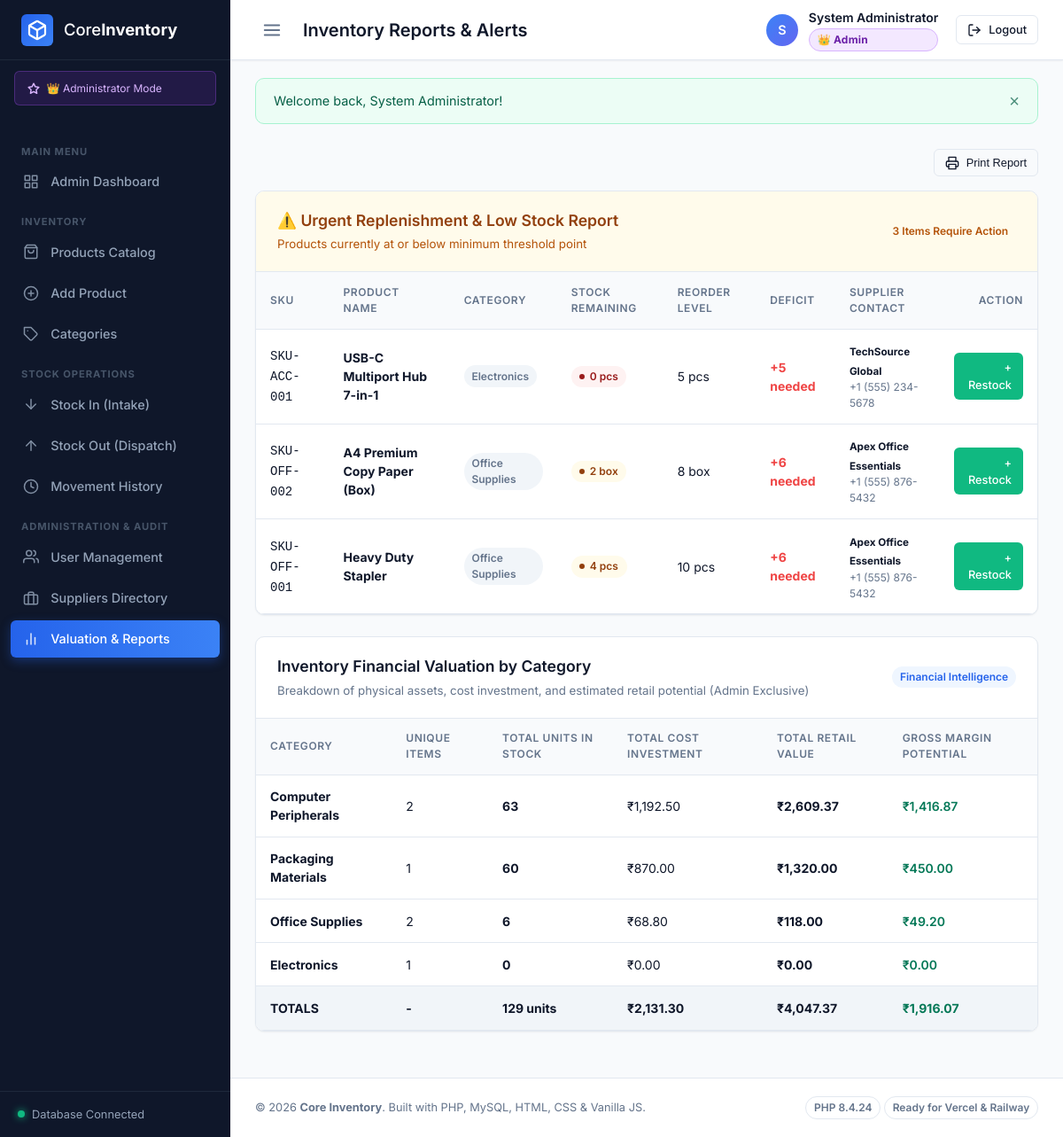
The page /pages/reports.php (signed in) on the database its author committed.
### tables this page shows
CREATE TABLE `products` (
    `id` INT UNSIGNED NOT NULL AUTO_INCREMENT,
    `sku` VARCHAR(50) NOT NULL,
    `name` VARCHAR(150) NOT NULL,
    `description` TEXT NULL,
    `category_id` INT UNSIGNED NULL,
    `supplier_id` INT UNSIGNED NULL,
    `cost_price` DECIMAL(10, 2) NOT NULL DEFAULT 0.00,
    `unit_price` DECIMAL(10, 2) NOT NULL DEFAULT 0.00,
    `quantity` INT NOT NULL DEFAULT 0,
    `min_threshold` INT NOT NULL DEFAULT 5,
    `unit_of_measure` VARCHAR(30) NOT NULL DEFAULT 'pcs',
    `created_at` DATETIME NOT NULL DEFAULT CURRENT_TIMESTAMP,
    `updated_at` DATETIME NOT NULL DEFAULT CURRENT_TIMESTAMP ON UPDATE CURRENT_TIMESTAMP,
    PRIMARY KEY (`id`),
    UNIQUE KEY `uk_products_sku` (`sku`),
    KEY `idx_products_category` (`category_id`),
    KEY `idx_products_supplier` (`supplier_id`),
    CONSTRAINT `fk_products_category` FOREIGN KEY (`category_id`)
        REFERENCES `categories` (`id`) ON DELETE SET NULL ON UPDATE CASCADE,
    CONSTRAINT `fk_products_supplier` FOREIGN KEY (`supplier_id`)
        REFERENCES `suppliers` (`id`) ON DELETE SET NULL ON UPDATE CASCADE
);

CREATE TABLE `categories` (
    `id` INT UNSIGNED NOT NULL AUTO_INCREMENT,
    `name` VARCHAR(100) NOT NULL,
    `description` TEXT NULL,
    `created_at` DATETIME NOT NULL DEFAULT CURRENT_TIMESTAMP,
    PRIMARY KEY (`id`),
    UNIQUE KEY `uk_categories_name` (`name`)
);

CREATE TABLE `suppliers` (
    `id` INT UNSIGNED NOT NULL AUTO_INCREMENT,
    `name` VARCHAR(150) NOT NULL,
    `contact_person` VARCHAR(100) NULL,
    `email` VARCHAR(100) NULL,
    `phone` VARCHAR(30) NULL,
    `address` TEXT NULL,
    `created_at` DATETIME NOT NULL DEFAULT CURRENT_TIMESTAMP,
    PRIMARY KEY (`id`)
);

### config/config.php (called while the page is built, shortened)
<?php
function url(string $path = ''): string {
    $trimmedPath = ltrim($path, '/');
    if (empty(BASE_URL)) {
        return '/' . $trimmedPath;
    }
    return rtrim(BASE_URL, '/') . '/' . $trimmedPath;
}
function isLoggedIn(): bool {
    return isset($_SESSION['user_id']) && !empty($_SESSION['user_id']);
}
function isAdmin(): bool {
    return isLoggedIn() && (($_SESSION['user_role'] ?? '') === 'admin');
}
function formatCurrency(float $amount): string {
    return '₹' . number_format($amount, 2);
}

### pages/reports.php (the view, shortened to what this page needs)
<?php
require_once __DIR__ . '/../includes/header.php';
$catValQuery = "SELECT
                    c.name AS category_name,
                    COUNT(p.id) AS total_items,
                    COALESCE(SUM(p.quantity), 0) AS total_units,
                    COALESCE(SUM(p.quantity * p.cost_price), 0) AS total_cost_value,
                    COALESCE(SUM(p.quantity * p.unit_price), 0) AS total_retail_value
                FROM categories c
                LEFT JOIN products p ON c.id = p.category_id
                GROUP BY c.id
                ORDER BY total_retail_value DESC";
$categoryReports = $pdo->query($catValQuery)->fetchAll();
$lowStockQuery = "SELECT p.*, c.name AS category_name, s.name AS supplier_name, s.phone AS supplier_phone, s.email AS supplier_email
                  FROM products p
                  LEFT JOIN categories c ON p.category_id = c.id
                  LEFT JOIN suppliers s ON p.supplier_id = s.id
                  WHERE p.quantity <= p.min_threshold
                  ORDER BY p.quantity ASC";
$lowStockItems = $pdo->query($lowStockQuery)->fetchAll();
$totals = [
    'units'        => 0,
    'cost_value'   => 0,
    'retail_value' => 0
];
foreach ($categoryReports as $cr) {
    $totals['units']        += $cr['total_units'];
    $totals['cost_value']   += $cr['total_cost_value'];
    $totals['retail_value'] += $cr['total_retail_value'];
}
?>
<div style="display: flex; justify-content: flex-end; margin-bottom: 1rem;">
    <button onclick="window.print();" class="btn btn-outline btn-sm">
        <span>Print Report</span>
    </button>
</div>
<div class="card">
    <div class="card-header" style="background: var(--warning-light);">
        <div>
            <h2 class="card-title" style="color: #92400e;">⚠️ Urgent Replenishment & Low Stock Report</h2>
            <small style="color: #b45309;">Products currently at or below minimum threshold point</small>
        </div>
        <span class="badge badge-warning"><?= count($lowStockItems) ?> Items Require Action</span>
    </div>
    <div class="card-body" style="padding: 0;">
        <div class="table-responsive">
            <table class="table">
                <thead>
                    <tr>
                        <th>SKU</th>
                        <th>Product Name</th>
                        <th>Category</th>
                        <th>Stock Remaining</th>
                        <th>Reorder Level</th>
                        <th>Deficit</th>
                        <th>Supplier Contact</th>
                        <th style="text-align: right;">Action</th>
                    </tr>
                </thead>
                <tbody>
                    <?php if (empty($lowStockItems)): ?>
                        <tr>
                            <td colspan="8" style="text-align: center; padding: 2rem; color: #047857; background: #ecfdf5;">
                                ✅ Excellent! All catalog items have sufficient stock above reorder thresholds.
                            </td>
                        </tr>
                    <?php else: ?>
                        <?php foreach ($lowStockItems as $item):
                            $deficit = $item['min_threshold'] - $item['quantity'];
                        ?>
                            <tr>
                                <td><code><?= htmlspecialchars($item['sku']) ?></code></td>
                                <td><strong><?= htmlspecialchars($item['name']) ?></strong></td>
                                <td><span class="badge badge-secondary"><?= htmlspecialchars($item['category_name'] ?? 'None') ?></span></td>
                                <td>
                                    <span class="stock-status-pill <?= $item['quantity'] == 0 ? 'outofstock' : 'lowstock' ?>">
                                        <?= $item['quantity'] ?> <?= htmlspecialchars($item['unit_of_measure']) ?>
                                    </span>
                                </td>
                                <td><?= $item['min_threshold'] ?> <?= htmlspecialchars($item['unit_of_measure']) ?></td>
                                <td><strong style="color: var(--danger);">+<?= max(0, $deficit) ?> needed</strong></td>
                                <td>
                                    <div><small><strong><?= htmlspecialchars($item['supplier_name'] ?? 'No supplier') ?></strong></small></div>
                                    <div style="font-size: 0.75rem; color: var(--text-muted);"><?= htmlspecialchars($item['supplier_phone'] ?? $item['supplier_email'] ?? '') ?></div>
                                </td>
                                <td style="text-align: right;">
                                    <a href="<?= url('pages/stock-in.php?product_id=' . $item['id']) ?>" class="btn btn-sm btn-success">+ Restock</a>
                                </td>
                            </tr>
                        <?php endforeach; ?>
                    <?php endif; ?>
                </tbody>
            </table>
        </div>
    </div>
</div>
<?php if (isAdmin()): ?>
    <div class="card">
        <div class="card-header">
            <div>
                <h2 class="card-title">Inventory Financial Valuation by Category</h2>
                <small style="color: var(--text-muted);">Breakdown of physical assets, cost investment, and estimated retail potential (Admin Exclusive)</small>
            </div>
            <span class="badge badge-primary">Financial Intelligence</span>
        </div>
        <div class="card-body" style="padding: 0;">
            <div class="table-responsive">
                <table class="table">
                    <thead>
                        <tr>
                            <th>Category</th>
                            <th>Unique Items</th>
                            <th>Total Units in Stock</th>
                            <th>Total Cost Investment</th>
                            <th>Total Retail Value</th>
                            <th>Gross Margin Potential</th>
                        </tr>
                    </thead>
                    <tbody>
                        <?php foreach ($categoryReports as $cat):
                            $margin = $cat['total_retail_value'] - $cat['total_cost_value'];
                        ?>
                            <tr>
                                <td><strong><?= htmlspecialchars($cat['category_name']) ?></strong></td>
                                <td><?= $cat['total_items'] ?></td>
                                <td><strong><?= number_format($cat['total_units']) ?></strong></td>
                                <td><?= formatCurrency($cat['total_cost_value']) ?></td>
                                <td><strong><?= formatCurrency($cat['total_retail_value']) ?></strong></td>
                                <td>
                                    <span style="color: <?= $margin >= 0 ? '#047857' : '#b91c1c' ?>; font-weight: 600;">
                                        <?= formatCurrency($margin) ?>
                                    </span>
                                </td>
                            </tr>
                        <?php endforeach; ?>
                    </tbody>
                    <tfoot>
                        <tr style="background: #f1f5f9; font-weight: 700;">
                            <td>TOTALS</td>
                            <td>-</td>
                            <td><?= number_format($totals['units']) ?> units</td>
                            <td><?= formatCurrency($totals['cost_value']) ?></td>
                            <td><?= formatCurrency($totals['retail_value']) ?></td>
                            <td style="color: #047857;"><?= formatCurrency($totals['retail_value'] - $totals['cost_value']) ?></td>
                        </tr>
                    </tfoot>
                </table>
            </div>
        </div>
    </div>
<?php endif; ?>
<?php require_once __DIR__ . '/../includes/footer.php'; ?>

### assets/css/style.css (style rules this page uses)
:root { --primary: #2563eb; --primary-hover: #1d4ed8; --primary-light: #eff6ff; --secondary: #64748b; --secondary-hover: #475569; --secondary-light: #f1f5f9; --success: #10b981; --success-light: #ecfdf5; --warning: #f59e0b; --warning-light: #fffbeb; --danger: #ef4444; --danger-light: #fef2f2; --info: #06b6d4; --info-light: #ecfeff; --bg-main: #f8fafc; --bg-card: #ffffff; --bg-sidebar: #0f172a; --bg-sidebar-hover: #1e293b; --text-main: #0f172a; --text-muted: #64748b; --text-sidebar: #94a3b8; --text-sidebar-active: #ffffff; --border-color: #e2e8f0; --border-sidebar: #1e293b; --radius-sm: 6px; --radius-md: 10px; --radius-lg: 14px; --radius-full: 9999px; --shadow-sm: 0 1px 2px 0 rgba(0, 0, 0, 0.05); --shadow-md: 0 4px 6px -1px rgba(0, 0, 0, 0.07), 0 2px 4px -2px rgba(0, 0, 0, 0.05); --shadow-lg: 0 10px 15px -3px rgba(0, 0, 0, 0.08), 0 4px 6px -4px rgba(0, 0, 0, 0.05); --font-sans: 'Inter', -apple-system, BlinkMacSystemFont, 'Segoe UI', Roboto, sans-serif; --sidebar-width: 260px; --sidebar-collapsed-width: 70px; --navbar-height: 68px; --transition: all 0.25s cubic-bezier(0.4, 0, 0.2, 1); }
*, *::before, *::after { box-sizing: border-box; margin: 0; padding: 0; }
body { font-family: var(--font-sans); background-color: var(--bg-main); color: var(--text-main); line-height: 1.5; -webkit-font-smoothing: antialiased; }
a { color: var(--primary); text-decoration: none; transition: var(--transition); }
.btn { display: inline-flex; align-items: center; justify-content: center; gap: 0.5rem; padding: 0.6rem 1.15rem; font-size: 0.875rem; font-weight: 500; border-radius: var(--radius-sm); border: 1px solid transparent; cursor: pointer; transition: var(--transition); }
.btn-success { background-color: var(--success); color: white; }
.btn-outline { background-color: transparent; border-color: var(--border-color); color: var(--text-main); }
.btn-sm { padding: 0.4rem 0.75rem; font-size: 0.8rem; }
.badge { display: inline-flex; align-items: center; padding: 0.2rem 0.55rem; font-size: 0.75rem; font-weight: 600; border-radius: var(--radius-full); }
.badge-primary { background: var(--primary-light); color: var(--primary); }
.badge-secondary { background: var(--secondary-light); color: var(--secondary); }
.badge-warning { background: var(--warning-light); color: #b45309; }
.card { background: var(--bg-card); border-radius: var(--radius-md); border: 1px solid var(--border-color); box-shadow: var(--shadow-sm); margin-bottom: 1.5rem; overflow: hidden; }
.card-header { padding: 1.25rem 1.5rem; border-bottom: 1px solid var(--border-color); display: flex; align-items: center; justify-content: space-between; }
.card-title { font-size: 1.1rem; font-weight: 600; }
.card-body { padding: 1.5rem; }
.table-responsive { overflow-x: auto; width: 100%; }
.table { width: 100%; border-collapse: collapse; font-size: 0.875rem; text-align: left; }
.table th { background: #f8fafc; color: var(--text-muted); font-weight: 600; text-transform: uppercase; font-size: 0.75rem; letter-spacing: 0.05em; padding: 0.85rem 1rem; border-bottom: 1px solid var(--border-color); }
.table td { padding: 0.85rem 1rem; border-bottom: 1px solid var(--border-color); vertical-align: middle; }

### assets/css/dashboard.css (style rules this page uses)
.stock-status-pill { display: inline-flex; align-items: center; gap: 0.35rem; font-size: 0.75rem; font-weight: 600; padding: 0.2rem 0.6rem; border-radius: var(--radius-full); }
.stock-status-pill.lowstock { background-color: #fffbeb; color: #92400e; }
.stock-status-pill.outofstock { background-color: #fef2f2; color: #991b1b; }
.stock-status-pill::before { content: ""; width: 6px; height: 6px; border-radius: 50%; background-color: currentColor; }

### rows shown on the page
products: sku "SKU-ACC-001", name "USB-C Multiport Hub 7-in-1", category.name "Electronics", quantity "0", unit_of_measure "pcs", min_threshold "5", supplier.name "TechSource Global", supplier.phone "+1 (555) 234-5678"
products: sku "SKU-OFF-002", name "A4 Premium Copy Paper (Box)", category.name "Office Supplies", quantity "2", unit_of_measure "box", min_threshold "8", max(0, $deficit) "6", supplier.name "Apex Office Essentials", supplier.phone "+1 (555) 876-5432"
products: sku "SKU-OFF-001", name "Heavy Duty Stapler", category.name "Office Supplies", quantity "4", unit_of_measure "pcs", min_threshold "10", max(0, $deficit) "6", supplier.name "Apex Office Essentials", supplier.phone "+1 (555) 876-5432"

### other values the page prints
$pageTitle "Inventory Reports & Alerts"
substr($user['full_name'], 0, 1) "S"
$user['full_name'] "System Administrator"
$flash['message'] "Welcome back, System Administrator!"
count($lowStockItems) "3"
$cat['category_name'] "Computer Peripherals"
$cat['total_items'] "2"
$cat['total_units'] "63"
formatCurrency($cat['total_cost_value']) "₹1,192.50"
formatCurrency($cat['total_retail_value']) "₹2,609.37"
formatCurrency($margin) "₹1,416.87"
$cat['category_name'] "Packaging Materials"
$cat['total_items'] "1"
$cat['total_units'] "60"
formatCurrency($cat['total_cost_value']) "₹870.00"
